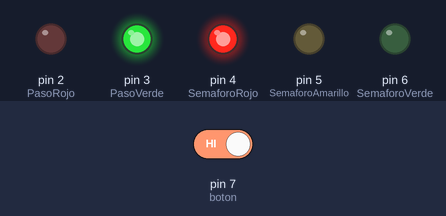
A sketch run on a simulated Arduino Uno, built with avr-gcc and run on an emulated ATmega328P. On the bench: output pins drawn as LEDs (lit = HIGH). The test bench sets the inputs (shaded band); at power-on: pin 7 (boton) HIGH.

Above: at 12.9 s.
13.0 s: pin 7 (boton) driven HIGH
At 16.8 s:
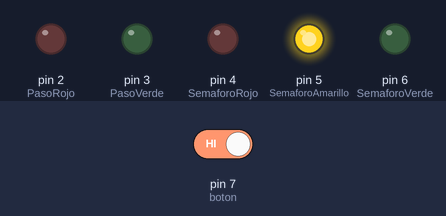
22.7 s: pin 7 (boton) driven LOW
At 27.1 s:
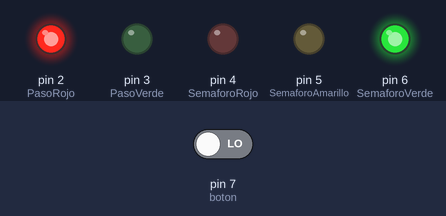
32.4 s: pin 7 (boton) driven HIGH
At 36.2 s:
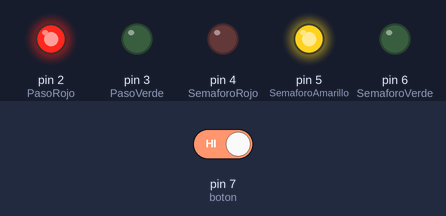
Timing chart, 0 to 37.9 s (numbered marks = the images above; inputs shaded):
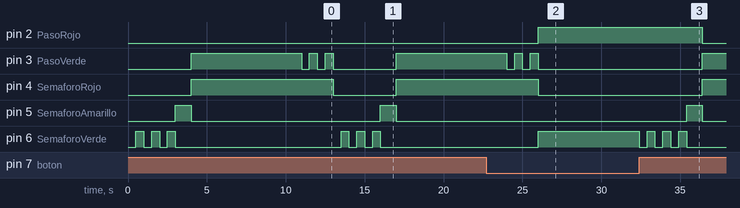

The sketch:

Paso_Peatonal.ino
```cpp
// Puertos
                           // en esta parte se introducen las constantes

const int SemaforoVerde = 6;
const int SemaforoAmarillo = 5;
const int SemaforoRojo = 4;
const int PasoVerde = 3;
const int PasoRojo = 2;
const int boton = 7;


//Variables                                        // se introducen las variables
int botonState;


void setup(){                                      // se especifica cuales puertos son de salida
  pinMode(SemaforoVerde, OUTPUT);
  pinMode(SemaforoAmarillo, OUTPUT);
  pinMode(SemaforoRojo, OUTPUT);
  pinMode(PasoRojo, OUTPUT);
  pinMode(PasoVerde, OUTPUT);
}


void loop(){
  botonState = digitalRead(boton);        // se identifica el botón
  if (botonState == LOW){                          // si no se presiona el semaforo esta en verde  y el de paso permanece en rojo
    digitalWrite(SemaforoVerde, HIGH);
    digitalWrite(PasoRojo, HIGH);
  }else{                                                      // si se presiona el boton se apaga el sem. verde
    for (int i = 0; i < 3; i++){
      digitalWrite(SemaforoVerde, LOW);
      delay(500);
      digitalWrite(SemaforoVerde, HIGH);            // el semaforo verde parpadea con frecuencia 5ms
      delay(500);
    }
    digitalWrite(SemaforoVerde, LOW);
    digitalWrite(SemaforoAmarillo, HIGH);
    delay(1000);
    digitalWrite(SemaforoAmarillo, LOW);
       // se apaga el semaforo verde, prende amarillo y  parpadea por 1000 ms
    digitalWrite(SemaforoRojo, HIGH);
    digitalWrite(PasoVerde, HIGH);          // prende sem. rojo y el de paso en verde


    digitalWrite(PasoRojo, LOW);

    delay(7000);
    digitalWrite(PasoVerde, LOW);
    delay(500);
    digitalWrite(PasoVerde, HIGH);
    delay(500);
    digitalWrite(PasoVerde, LOW);
    delay(500);
     digitalWrite(PasoVerde, HIGH);
    delay(500);
    digitalWrite(SemaforoRojo, LOW);
    digitalWrite(PasoVerde, LOW);           // se apaga el semaforo rojo y el verde de paso
  }
}
```

Measured:
- after the input at 22.7 s, pin 2 (PasoRojo): LOW → HIGH after 3.3 s; pin 3 (PasoVerde), pin 4 (SemaforoRojo): goes on until 26.0 s, then stays LOW; pin 5 (SemaforoAmarillo): stays LOW (without the input it goes to HIGH after 6.3 s)
- after the input at 32.4 s, pin 2 (PasoRojo): HIGH → LOW after 4.0 s; pin 3 (PasoVerde), pin 4 (SemaforoRojo): LOW → HIGH after 4.0 s; pin 5 (SemaforoAmarillo): LOW → HIGH after 3.0 s, → LOW 1.0 s later; pin 6 (SemaforoVerde): alternates HIGH for 0.50 s and LOW for 0.50 s, 7 changes in all, then stays LOW, starting at once
- by itself, pin 6 (SemaforoVerde): alternates HIGH for 0.50 s and LOW for 0.50 s, 6 changes in all, then stays LOW
